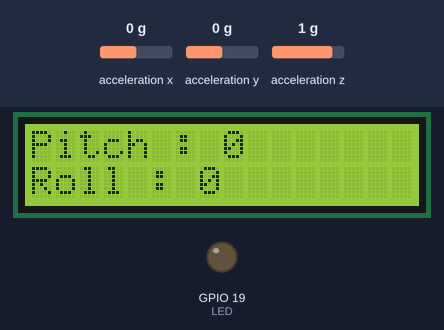
This sketch was run on a simulated ESP32. On the bench: 16×2 character LCD, output pins drawn as LEDs (lit = HIGH). Wiring (inferred from the names in the program): MPU-6050 motion sensor at I2C address 0x68. Dashed ring = blinking. The inputs (shaded band) are chosen by the test bench; at power-on: acceleration z 1 g, acceleration x 0 g, acceleration y 0 g.

Above: at 1.2 s.
1.3 s: acceleration z set to 0.1 g
3.2 s: acceleration z set to -0.2 g
At 5.4 s:
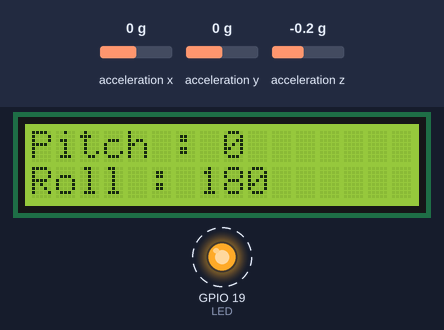
6.2 s: acceleration x set to -1.4 g
At 8.4 s:
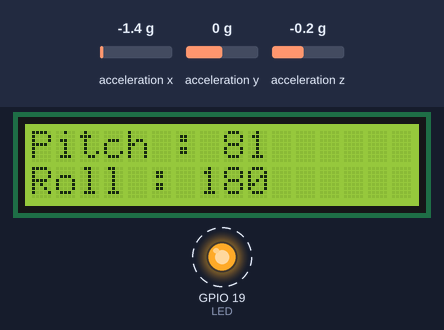
9.0 s: acceleration y set to -1.4 g
At 10.4 s:
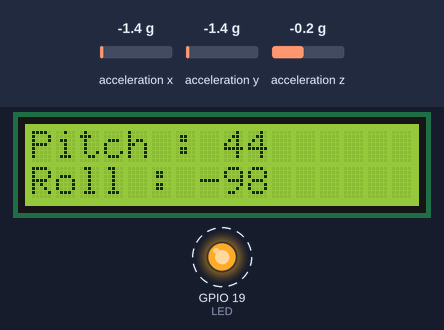
Timing chart, 0 to 12.0 s (numbered marks = the images above; inputs shaded):
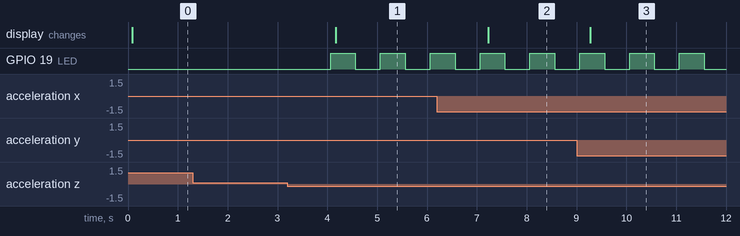

The sketch:

main.ino
```cpp
// Praktikum EL3116 - Sistem Microprosesor
// Modul : 4
// Percobaan : 2
// Tanggal : 31 Maret 2023
// Kelompok : 10
// Rombongan : B
// Nama (NIM) 1 : Ahmad Aziz (13220034)
// Nama (NIM) 2 : Emmanuella Pramudita Rumanti (13220031)
// Nama File : main.ino
// Deskripsi : code for reading MPU6050 and diplay to LCD with RTOS

#include "Wire.h"
#define MPU_ADDR 0x68
#define rangePerDigit .000061f
#include <LiquidCrystal_I2C.h>
#define LED 19

//Tasks Priority
#define priorityTask1 2
#define priorityTask2 2
#define priorityTask3 2

int pitch, roll;

//Mutex Definition
SemaphoreHandle_t xMutex;

//Task Display
int lcdColumns = 16;
int lcdRows = 2;

//Membuat objek LCD
LiquidCrystal_I2C lcd(0x27, lcdColumns, lcdRows);

//Sensing Task
void SensingTask(void *pvParam);

//LED Task
void BlinkTask(void *pvParam);

//Display Task
void DisplayTask(void *pvParam);

void setup() {

	Serial.begin(9600);

	//Inisiasi LED
	pinMode(LED, OUTPUT);

	//Inisiasi MPU
	Wire.begin();
	Wire.beginTransmission(MPU_ADDR);
	Wire.write(0x6B);
	Wire.write(0);
	Wire.endTransmission(true);

	//Inisiasi LCD
	lcd.init();
	lcd.backlight();

	//Mutex
	xMutex = xSemaphoreCreateMutex();

	//Task Start
	xTaskCreatePinnedToCore(SensingTask, "Task 1", 2048, NULL,priorityTask1, NULL, 0);
	xTaskCreatePinnedToCore(BlinkTask, "Task 2", 2048, NULL,
	priorityTask2, NULL, 1);
	xTaskCreatePinnedToCore(DisplayTask, "Task 3", 2048, NULL,
	priorityTask3, NULL, 0);
}


void SensingTask(void *pvParam) {
	(void) pvParam;

	int16_t accX, accY, accZ;
	float NormAccX, NormAccY, NormAccZ;

	while (1) {
		xSemaphoreTake(xMutex, portMAX_DELAY);
		{
			Wire.beginTransmission(MPU_ADDR);
			Wire.write(0x3B);
			Wire.endTransmission(false); //Agar transimisi tetap berjalan
			Wire.requestFrom(MPU_ADDR, 6, true); //Akan mengakses 6 register

			//Pembacaan urut dari alamat awal
			accX = (Wire.read() <<8) | (Wire.read());
			accY = (Wire.read() <<8) | (Wire.read());
			accZ = (Wire.read() <<8) | (Wire.read());
		}

		xSemaphoreGive(xMutex);

		//Normalisasi Raw Data tersebut
		NormAccX = accX * rangePerDigit * 9.80665f;
		NormAccY = accY * rangePerDigit * 9.80665f;
		NormAccZ = accZ * rangePerDigit * 9.80665f;

		//Mengkalkulasi pitch dan roll
		pitch = -(atan2(NormAccX, sqrt(NormAccY * NormAccY + NormAccZ * NormAccZ)) * 180.0) / M_PI;
		roll = (atan2(NormAccY, NormAccZ) * 180.0) / M_PI;

		//Periode 100ms
		vTaskDelay(pdMS_TO_TICKS(100));
	}
}


void BlinkTask(void *pvParam) {
	(void) pvParam;

	while (1) {

		//Ketika roll di luar rentang -90 hingga 90 derajat
		if (roll > 90 || roll < -90) {
			digitalWrite(LED,HIGH); //LED dinyalakan
		} else {
			digitalWrite(LED,LOW);
		}

		//Periode 500ms
		vTaskDelay(pdMS_TO_TICKS(500));
		digitalWrite(LED,LOW);
		vTaskDelay(pdMS_TO_TICKS(500));
	}
}

void DisplayTask(void *pvParam) {
	(void) pvParam;

	while (1) {
		xSemaphoreTake(xMutex, portMAX_DELAY);

		{
			lcd.clear();
			lcd.setCursor(0, 0);
			lcd.print("Pitch : ");
			lcd.print(pitch);
			lcd.setCursor(0, 1);
			lcd.print("Roll : ");
			lcd.print(roll);
		}

		xSemaphoreGive(xMutex);

		//Refresh 1 detik
		vTaskDelay(pdMS_TO_TICKS(1000));
	}
}

void loop() {  } //kosong
```

Measured:
- the behaviour switches between 0 and -0.1 g on acceleration z (found by bisection; images 0 and 1)
- after the input at 1.3 s, every drawn part: stays the same
- after the input at 3.2 s, GPIO 19 (LED): alternates HIGH for 0.50 s and LOW for 0.50 s, starting after 0.86 s; the display: changes after 0.97 s (image 1)
- after the input at 6.2 s, the display: changes after 1.0 s (image 2)
- after the input at 9.0 s, the display: changes after 0.28 s (image 3)
